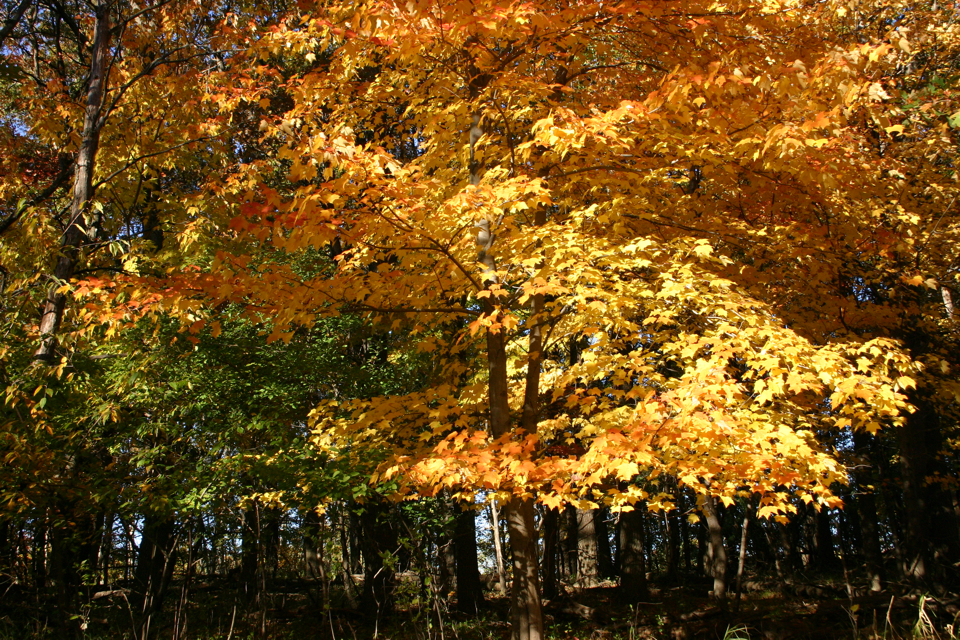
#> input picture openCV_code/TestImages/fallWoods.jpg, 960 x 640 px, found by its file name
$ python milestone_2.py
#> lines starting #> are read from the running program, lines starting #| are printed output that depends on the picture; pictures that were not available may be replaced by others from this repository, and a replacement may not be noted
import cv2
import numpy as np

# Select 2 image to blend
img1 = cv2.imread("../TestImages/fallWoods.jpg")
#> img1 is the input picture: shape (640, 960, 3); mean B, G, R 21.6, 73.5, 106.9
img2 = cv2.imread("../TestImages/beachBahamas.jpg")
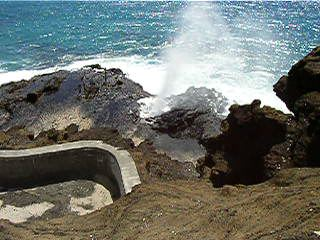
#> input picture openCV_code/TestImages/Blowhole013.jpg, 320 x 240 px, given in place of beachBahamas.jpg, which was not available
#> img2 is the input picture: shape (240, 320, 3); mean B, G, R 107.7, 113.1, 108.1

(height1, width1, depth) = img1.shape
#> height1 = 640; width1 = 960; depth = 3
(height2, width2, depth) = img2.shape
#> height2 = 240; width2 = 320

height = min(height1, height2)
#> height = 240
width = min(width1, width2)
#> width = 320

# Crop the img1 and img2 to the same size before blending
img1 = img1[0:height, 0:width]
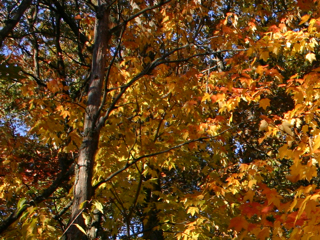
#> img1: shape (240, 320, 3); mean B, G, R 25.3, 68.2, 103.1
img2 = img2[0:height, 0:width]

# Initial weight of each image in the blended image
weight1 = 0.5
weight2 = 0.5

while True:
    image_blended = cv2.addWeighted(img1, weight1, img2, weight2, 0)
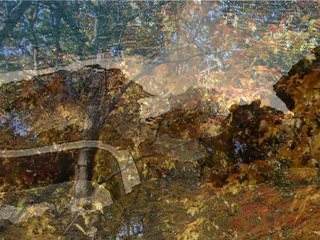
#> image_blended: shape (240, 320, 3); mean B, G, R 66.5, 90.7, 105.6

    cv2.imshow("Image blended", image_blended)
    # Get the key pressed
    key_stroke = cv2.waitKey(0) & 0xff
#> (key Esc is pressed here)
    key_stroke = chr(key_stroke)

    # Make a little interface to increase the weight of img1 or img2, or quit
    if key_stroke == 'q':
        break
    elif key_stroke == 'a':
        weight1 += 0.1
        weight2 -= 0.1
    elif key_stroke == 'd':
        weight2 += 0.1
        weight1 -= 0.1
